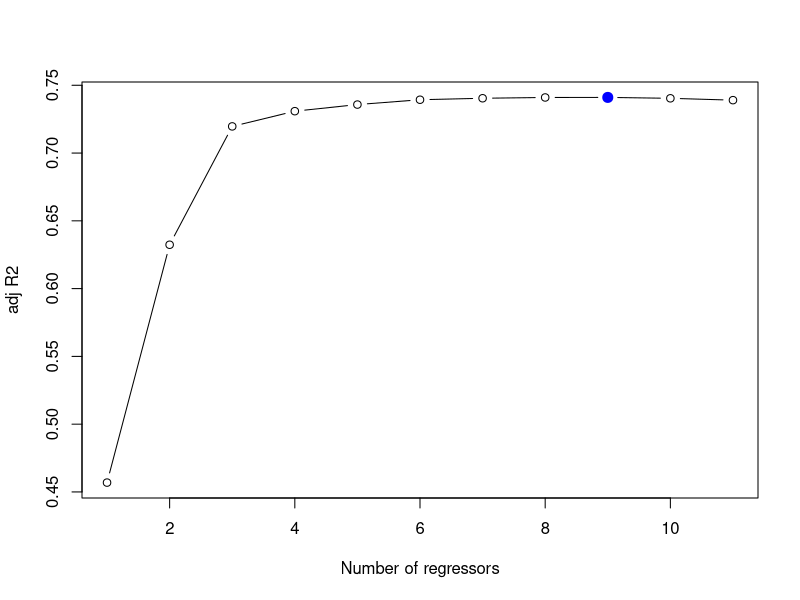

Write R code to recreate this figure.
#Q1-4
#Data Preparation
library(AER)
data("USMacroG")
USMacroG=na.omit(USMacroG)
Macro=as.data.frame(apply(USMacroG,2,diff))
dim(Macro)

#Best subset selection
library(leaps)
best_subsets_1_4 = regsubsets(Macro$consumption ~ ., Macro, nvmax = 11)
result1_4 = summary(best_subsets_1_4)
result1_4

#Best model via R2adj 
plot(result1_4$adjr2, xlab = "Number of regressors", ylab = "adj R2", type = 'b')
i = which.max(result1_4$adjr2)
points(i, result1_4$adjr2[i], col = 'blue', cex = 2, pch = 20)

#Get coefficient
coef(best_subsets_1_4, i)
